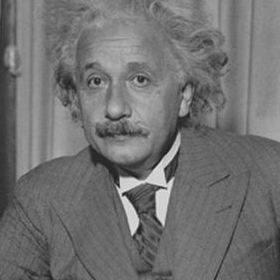
#> input picture imgs/einstein.png, 280 x 280 px
$ jupyter execute notebook-3.ipynb
#> lines starting #> are read from the running program, lines starting #| are printed output that depends on the picture
[cell 1]
import numpy as np
import matplotlib.pyplot as plt

# Part 3 - A mix of things

## 3.1 Loading and saving arrays

Simple, with ```np.load``` and ```np.save```. File contains only *one* array.

[cell 2]
a = np.random.randint(1, 10, (100, 100))

np.save('data/random', a)

[cell 3]
np.save('data/random_notpickled', a, allow_pickle=False)

loading with ```np.load```

[cell 4]
np.load('data/random.npy')

For several arrays: ```np.savez``` saves in ```.npz``` format.

[cell 5]
b = np.random.randint(1, 10, (100, 100))

np.savez('data/arrays.npz', x=a, y=b)

[cell 6]
data = np.load('data/arrays.npz')
data.files

[cell 7]
data['x']

## 3.2 Masked arrays

Sometimes you have an array with *invalid* values, or values you for want to omit, for one reason or another.

One option is to create a boolean mask as we have previously seen.

[cell 8]
a = np.array([5, 2, 1, -1, 2.0]) # -1 is an invalid entry, an error in measurement for example.

[cell 9]
i = a>=0
i

[cell 10]
a[i].mean()

But another, more neat option, is to create an *masked array*.

[cell 11]
b = np.ma.masked_array(a, a<0) # second argument is the mask, True for values that you *dont*  want
b

Now the array has the information of which values to omit *inside* the array, it is not another variable.

Every operation you do with the array will consider the mask and omit those values.

[cell 12]
b.mean()

Another way of creating masked arrays is using some specific functions from the module
- ```np.ma.greater```, ```np.ma.greater_equal```
- ```np.ma.less```, ```np.ma.less_equal```
- ```np.ma.masked_outside```
- ```np.ma.masked_inside```
- ```np.ma.masked_invalid``` marks NaNs as masked.
... etc

[cell 13]
a

[cell 14]
np.ma.masked_less(a, 0)

Accessing the full data is easy with the attribute ```data```

[cell 15]
b.data

and the mask with attribute ```mask```

[cell 16]
b.mask

Modifying the mask: setting a new value to be masked by assigning ```np.ma.masked```

[cell 17]
b[0] = np.ma.masked

[cell 18]
b

Unmasking by assigning the original value

[cell 19]
b[0]=b.data[0]

[cell 20]
b

Slicing and indexing works as you would expect, omiting masked values

[cell 21]
b[2:].mean()

All *ufuncs* work as expected, ignoring the masked values (despite warning...)

[cell 22]
l = np.log(b)
#np.ma.masked_invalid(np.log(a))

[cell 23]
np.sum(l)

[cell 24]
np.sum(np.log(b[i]))

Numerical operations can be easily performed without worrying about missing values, dividing by zero, square roots of negative numbers, etc.

[cell 25]
x = np.ma.array([1., -1., 3., 4., 5., 6.], mask=[0,0,0,0,1,0])
y = np.ma.array([1., 2., 0., 2., 5., 6.], mask=[0,0,0,0,0,1])

print(np.ma.sqrt(x/y))

# Exercises

### Exercise 1

- Create a vector of 1000 random samples that are normally distributed with mean 0 and standard deviation of 1. Use ```np.random.normal``` for it (consult the documentation of the function if needed, by typing ```np.random.normal?```).

- Cut all the samples above and below mean +- 1 standard deviations of the sample.
- Visualize the distribution of samples before and after so that you can compare them.

[cell 26]
a = np.random.normal(loc=0, scale=1, size=1000)

[cell 27]
b = np.ma.masked_outside(a, a.mean() - 1*a.std(), a.mean() + 1*a.std())
b.std()

[cell 28]
fig, ax = plt.subplots(2,1)
ax[0].hist(a)
ax[1].hist(b)
ax[0].set_xlim((-3, 3))
ax[1].set_xlim((-3, 3))
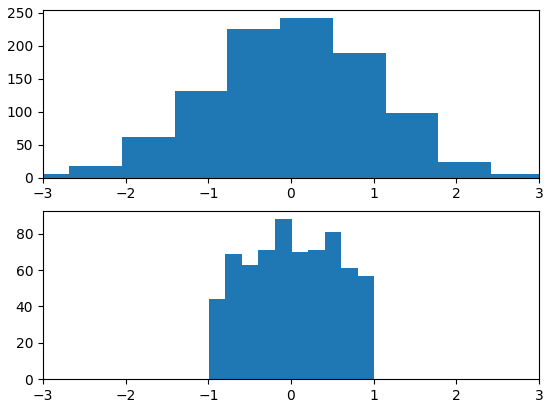
#> figure drawn by matplotlib, 2 panels; panel 1: tallest bar 243 high, from x = -0.132 to 0.506; panel 2: tallest bar 88 high, from x = -0.194 to 0.00659

### Exercise 2

We will create a circular mask and apply it to the following image. Then we will compute the mean gray value in the masked image. The image is already loaded in numpy array ```img```.

[cell 29]
from PIL import Image

img = np.asarray(Image.open('imgs/einstein.png').convert('L'))
#> img is the input picture: shape (280, 280); min 25, max 229, mean 113.3
plt.imshow(img, cmap='gray')

Step 1. Create a circular mask as shown below. Size of the array should be the same as the image. You can choose the radius, here shown is a radius of 100 pixels.

[cell 30]
# solution cell
center = img.shape
#> center = (280, 280)
radius = 100

y, x = np.mgrid[0:img.shape[0], 0:img.shape[1]]
x = x - img.shape[0]/2
y = y - img.shape[1]/2.0

circle = (x**2)+(y**2)
i = circle>=radius**2

#fig = plt.figure(figsize=(4, 4))
plt.imshow(i)
#fig.savefig('mask.png')
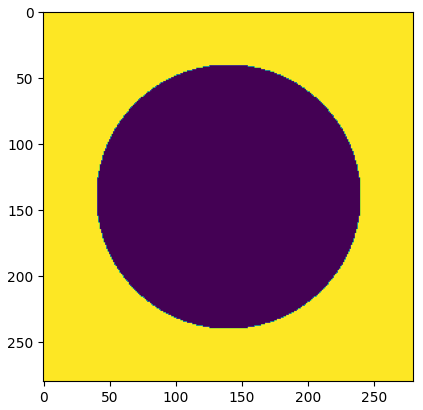
#> figure drawn by matplotlib, 1 panel

Step 2: create a masked array, using the circular mask and applying it to the image.

[cell 31]
img2 = np.ma.masked_array(img, i)
img2

Step 3: visualize the masked image with ```plt.imshow```

[cell 32]
plt.imshow(img2, cmap='gray')

Final step: compute the mean value across both axis, that is, the means taken horizontally and taken vertically. Visualize the distribution as a histogram

[cell 33]
plt.hist(img2.mean(axis=0))
plt.hist(img2.mean(axis=1))
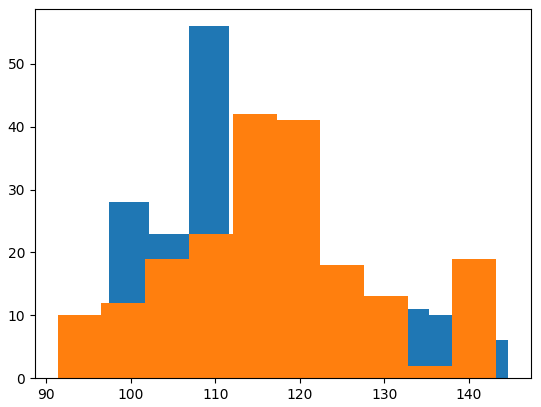
#> figure drawn by matplotlib, 1 panel; tallest bar 56 high, from x = 106.9 to 111.6; tallest bar 42 high, from x = 112.1 to 117.3
